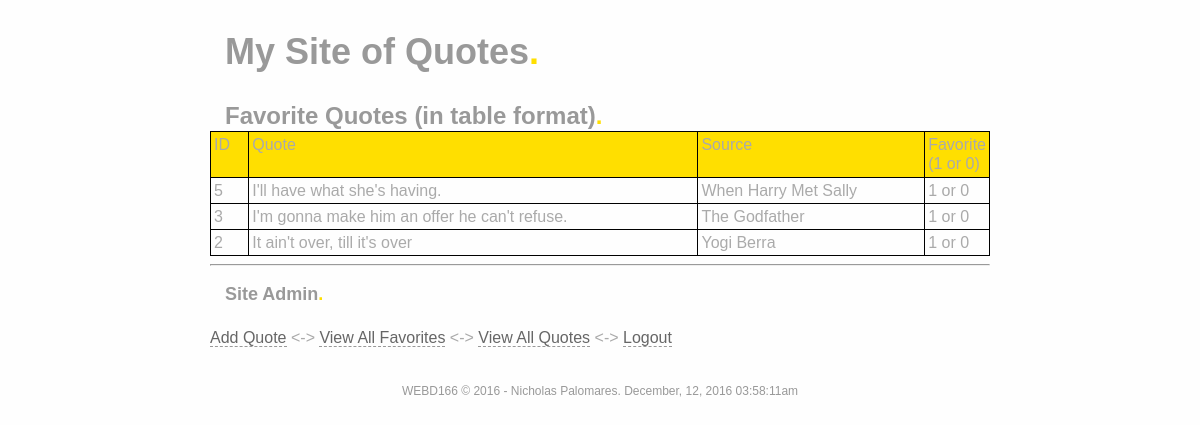
Page /webd166final/view_favorites.php (signed in) on the committed database.
### tables this page shows
CREATE TABLE IF NOT EXISTS `quotes` (
  `id` int(10) unsigned NOT NULL AUTO_INCREMENT,
  `quote` text NOT NULL,
  `source` varchar(100) NOT NULL,
  `favorite` tinyint(1) unsigned NOT NULL,
  `date_entered` timestamp NOT NULL DEFAULT CURRENT_TIMESTAMP,
  PRIMARY KEY (`id`)
);

### webd166final/view_favorites.php (the view, shortened to what this page needs)
<?php
print '<h2>Favorite Quotes (in table format)</h2>';
include('../PDO_connect.php');
$stmt=$db->query('SELECT id, quote, source, favorite FROM quotes WHERE favorite = 1 ORDER BY date_entered DESC');
	print "<table id='tblFavorites'>\n";
	print "<tr><th style='width:5%'>ID</th><th style='width:60%'>Quote</th><th style='width:30%'>Source</th><th style='width:5%'>Favorite (1 or 0)</th></tr>";
	$results = $stmt->fetchAll(PDO::FETCH_ASSOC);
	foreach($results as $row) {
		print "<tr>";
		print "<td>".$row[id]."</td>";
		print "<td>".$row[quote]."</td>";
		print "<td>".$row[source]."</td>";
		print "<td>1 or 0</td>";
		print "</tr>";
	}
	print "</table>";
?>

### webd166final/css/style.css (style rules this page uses)
html,body,div,span,applet,object,iframe,h1,h2,h3,h4,h5,h6,p,blockquote,pre,a,abbr,acronym,address,big,cite,code,del,dfn,em,font,img,ins,kbd,q,s,samp,small,strike,strong,sub,sup,tt,var,dd,dl,dt,li,ol,ul,fieldset,form,label,legend,table,caption,tbody,tfoot,thead,tr,th,td { margin:0; padding:0; border:0; font-weight:inherit; font-style:inherit; font-size:100%; line-height:1.2; font-family:Geneva, Arial, Helvetica, sans-serif; text-align:left; vertical-align:baseline; }
table { border-collapse:collapse; border-spacing:0; }
body { background:#fefefe; color:#AAA; }
a:link,a:visited { text-decoration:none; color:#666; border-bottom:1px #999 dashed; }
#container { margin:20px auto 30px; width:65%; }
#footer { color:#999; font-size:75%; margin-bottom:50px; text-align:center; }
h1,h2,h3,h4,h5,h6 { color:#999; font-weight:bolder; padding:10px 15px 0px 15px; }
h1 { font-size:36px; }
h2 { font-size:24px; }
h3 { font-size:18px; }
p { font-size:medium; line-height:2; }
h1:after,h2:after,h3:after,h4:after,h5:after,h6:after,li:after { content:"."; color:#FFDF00; font-family:Helvatica, Arial, sans-serif; }
p { margin-top: 1em; }
table#tblFavorites { border: thin solid black; width:100%; }
table#tblFavorites th, table#tblFavorites td { padding: 3px; border: thin solid black; }
table#tblFavorites th { background-color: #FFDF00; }

### rows in the picture
quotes: id "5", quote "I'll have what she's having.", source "When Harry Met Sally"
quotes: id "3", quote "I'm gonna make him an offer he can't refuse.", source "The Godfather"
quotes: id "2", quote "It ain't over, till it's over", source "Yogi Berra"
